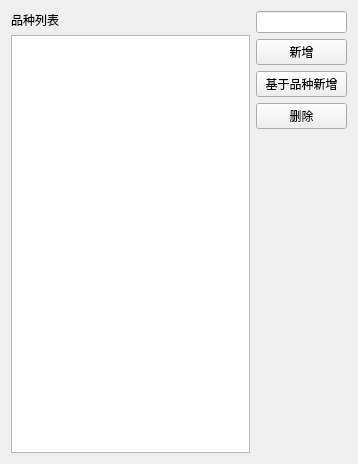
<?xml version="1.0" encoding="UTF-8"?>
<ui version="4.0">
 <class>TypeSet</class>
 <widget class="QWidget" name="TypeSet">
  <property name="geometry">
   <rect>
    <x>0</x>
    <y>0</y>
    <width>358</width>
    <height>464</height>
   </rect>
  </property>
  <property name="windowTitle">
   <string>TypeSet</string>
  </property>
  <layout class="QHBoxLayout" name="horizontalLayout">
   <item>
    <layout class="QVBoxLayout" name="verticalLayout">
     <item>
      <widget class="QLabel" name="label">
       <property name="text">
        <string>品种列表</string>
       </property>
      </widget>
     </item>
     <item>
      <widget class="QListWidget" name="lstwgtTypeList"/>
     </item>
    </layout>
   </item>
   <item>
    <layout class="QVBoxLayout" name="verticalLayout_2">
     <item>
      <widget class="QLineEdit" name="ledtTypeName"/>
     </item>
     <item>
      <widget class="QPushButton" name="pbtnNewOne">
       <property name="text">
        <string>新增</string>
       </property>
      </widget>
     </item>
     <item>
      <widget class="QPushButton" name="pbtnNewOneBase">
       <property name="text">
        <string>基于品种新增</string>
       </property>
      </widget>
     </item>
     <item>
      <widget class="QPushButton" name="pbtnDelete">
       <property name="text">
        <string>删除</string>
       </property>
      </widget>
     </item>
     <item>
      <spacer name="verticalSpacer">
       <property name="orientation">
        <enum>Qt::Vertical</enum>
       </property>
       <property name="sizeHint" stdset="0">
        <size>
         <width>20</width>
         <height>40</height>
        </size>
       </property>
      </spacer>
     </item>
    </layout>
   </item>
  </layout>
 </widget>
 <resources/>
 <connections/>
</ui>
